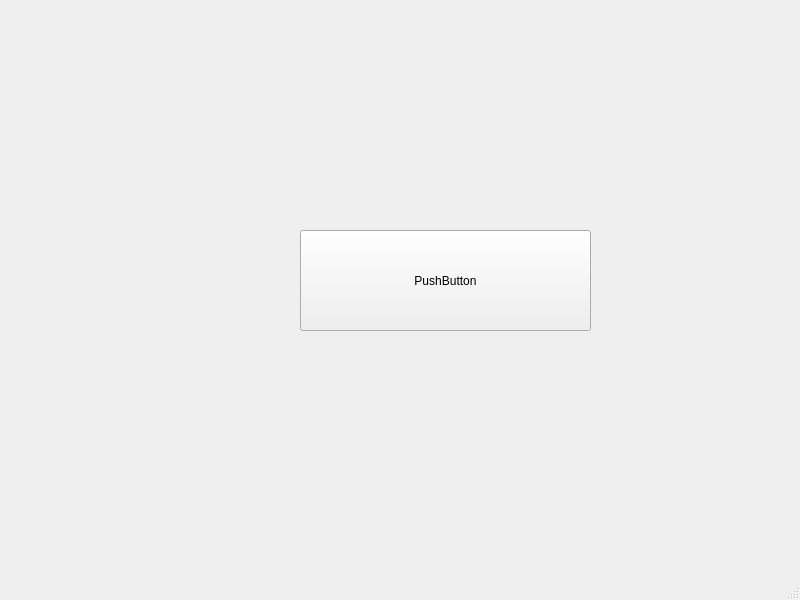
<?xml version="1.0" encoding="UTF-8"?>
<ui version="4.0">
 <class>MainWindow</class>
 <widget class="QMainWindow" name="MainWindow">
  <property name="geometry">
   <rect>
    <x>0</x>
    <y>0</y>
    <width>800</width>
    <height>600</height>
   </rect>
  </property>
  <property name="windowTitle">
   <string>MainWindow</string>
  </property>
  <widget class="QWidget" name="centralwidget">
   <widget class="QPushButton" name="pushButton">
    <property name="geometry">
     <rect>
      <x>300</x>
      <y>230</y>
      <width>291</width>
      <height>101</height>
     </rect>
    </property>
    <property name="text">
     <string>PushButton</string>
    </property>
   </widget>
  </widget>
  <widget class="QMenuBar" name="menubar">
   <property name="geometry">
    <rect>
     <x>0</x>
     <y>0</y>
     <width>800</width>
     <height>22</height>
    </rect>
   </property>
  </widget>
  <widget class="QStatusBar" name="statusbar"/>
 </widget>
 <resources/>
 <connections/>
</ui>
